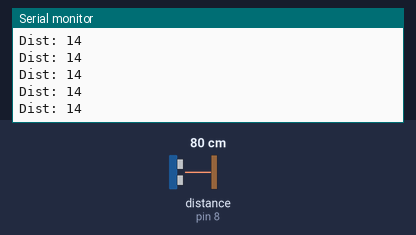
Recording of a sketch running on a simulated Arduino Uno, built with avr-gcc and run on an emulated ATmega328P. Shown: the last lines printed to the serial monitor. The inputs (shaded band) are chosen by the test bench; at power-on: distance to the obstacle (sensor on pin 8) 80 cm. The echo pulse lasts 58.3 µs per cm.

Above: at 1.2 s.
1.3 s: distance to the obstacle (sensor on pin 8) set to 2 cm
At 1.33 s:
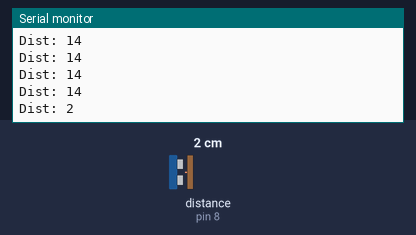
2.8 s: distance to the obstacle (sensor on pin 8) set to 4 cm
At 5.06 s:
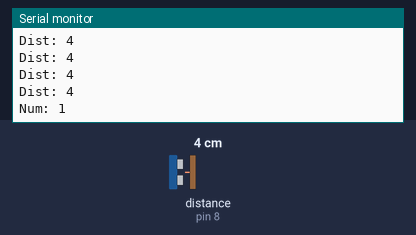
Timing chart, 0 to 6.6 s (numbered marks = the images above; inputs shaded):
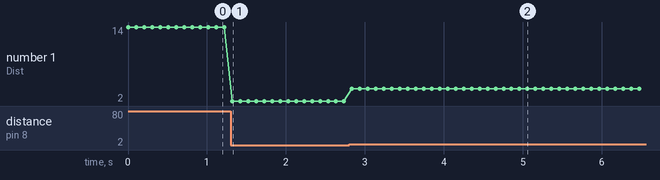

Measured:
- after the input at 1.3 s, the serial monitor: prints a new line at once (image 1)
- after the input at 2.8 s, the serial monitor: prints a new line at once (image 2)
- plotted number 1: 14 → 2 after the input at 1.3 s, 2 → 4 after the input at 2.8 s

The sketch:

contarCarros.ino
```cpp
#include <NewPing.h>    // SE importa la libreria NewPing
#define TRIGGER_PIN  9  // Arduino pin tied to trigger pin on the ultrasonic sensor.
#define ECHO_PIN     8 // Arduino pin tied to echo pin on the ultrasonic sensor.
#define MAX_DISTANCE 14 // Maximum distance we want to ping for (in centimeters). Maximum sensor distance is rated at 400-500cm.

NewPing sonar(TRIGGER_PIN, ECHO_PIN, MAX_DISTANCE); // NewPing setup of pins and maximum distance.

/* Contadores */
int cuenta =0;
int cuenta_ejec = 0;

int distancia = 0;
int distancia1 = 0;
int bandera = 0;    //saber si hay carro o no

void setup(){
    Serial.begin(115200); // Open serial monitor at 115200 baud to see ping results.
}

void loop() {
      // en la variable distancia guardamos la distancia en centimetros que detecta el sonar respecto al objetivo
      cuenta_ejec = 0;
      cuenta = 0;
      bandera = 0;

      for (int i=0; i <= 50; i++){

        distancia1 = sonar.ping_cm();
        if (distancia1 == 0){
          distancia = 14;
        }else{
          distancia = distancia1;
        }


        if (distancia < 11 && bandera == 0){
          cuenta++;
          bandera = 1;
        }else{
          cuenta = cuenta;
        }

        if (distancia < 11 && bandera ==1){
          bandera = 1;
        }else{
          bandera = 0;
        }
          cuenta_ejec++;
        Serial.print("Dist: ");
          Serial.println(distancia);
        if(i == 50){
          Serial.print("Num: ");
          Serial.println(cuenta);

        }

        delay(100);
   }//Fin For
}//Fin Loop
```
